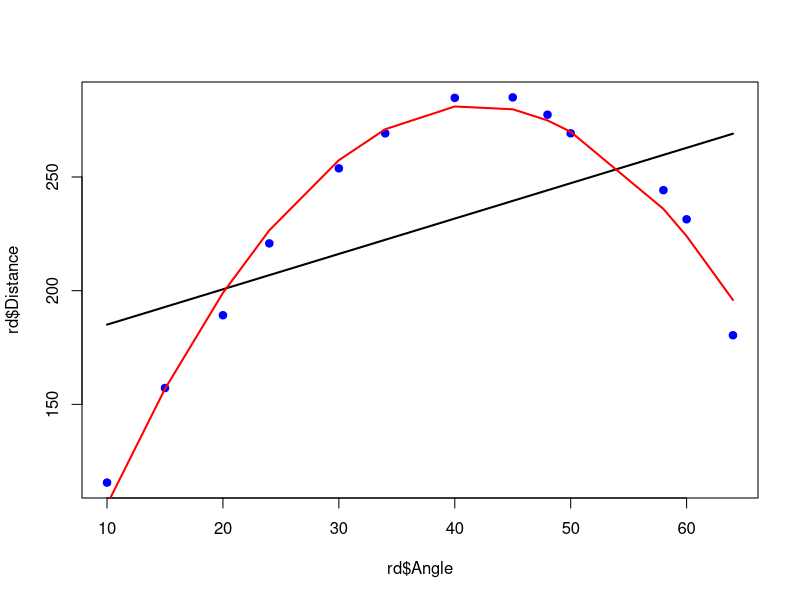

Write R code to recreate this figure.
# Illustrate how to deal with cases where the data is clearly not linear
rd <- read.csv('batting-angles-distances.csv')
head(rd)

# Put data in order by Angle to ensure correct trend line drawing
rd <- rd[order(rd$Angle), ]
head(rd) # Notice it is in order now

# Look at the data
plot(rd$Angle, rd$Distance, col="blue", pch=19)

# Build a linear fit to see how it does
linear.mod <- lm(Distance ~ Angle, data=rd)
summary(linear.mod)
linear.preds <- predict(linear.mod, newdata=rd)
lines(rd$Angle, linear.preds, col="black", lwd=2)

# Add an Angle^2 column
rd$AngleSq <- rd$Angle^2
head(rd)

# Build our quadratic model
quad.mod <- lm(Distance ~ AngleSq + Angle, data=rd)

# Look at the summary
summary(quad.mod)

# Make predictions based on quadratic fit model
quad.preds <- predict(quad.mod, newdata=rd)

# Plot the regression line
lines(rd$Angle, quad.preds, col="red", lwd=2)

